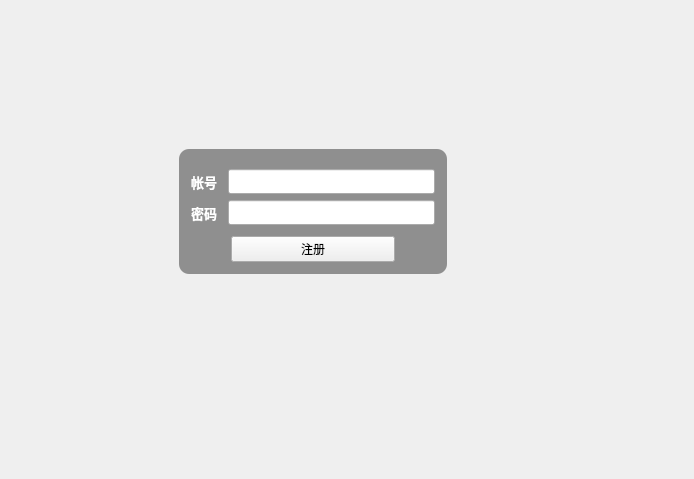
<?xml version="1.0" encoding="UTF-8"?>
<ui version="4.0">
 <class>Register</class>
 <widget class="QDialog" name="Register">
  <property name="geometry">
   <rect>
    <x>0</x>
    <y>0</y>
    <width>694</width>
    <height>479</height>
   </rect>
  </property>
  <property name="windowTitle">
   <string>Dialog</string>
  </property>
  <widget class="QLabel" name="temp">
   <property name="geometry">
    <rect>
     <x>460</x>
     <y>180</y>
     <width>221</width>
     <height>41</height>
    </rect>
   </property>
   <property name="text">
    <string/>
   </property>
  </widget>
  <widget class="QWidget" name="layoutWidget">
   <property name="geometry">
    <rect>
     <x>179</x>
     <y>49</y>
     <width>268</width>
     <height>300</height>
    </rect>
   </property>
   <layout class="QVBoxLayout" name="verticalLayout">
    <property name="sizeConstraint">
     <enum>QLayout::SetDefaultConstraint</enum>
    </property>
    <item>
     <spacer name="verticalSpacer">
      <property name="orientation">
       <enum>Qt::Vertical</enum>
      </property>
      <property name="sizeType">
       <enum>QSizePolicy::Fixed</enum>
      </property>
      <property name="sizeHint" stdset="0">
       <size>
        <width>20</width>
        <height>100</height>
       </size>
      </property>
     </spacer>
    </item>
    <item>
     <widget class="QFrame" name="verticalFrame">
      <property name="layoutDirection">
       <enum>Qt::LeftToRight</enum>
      </property>
      <property name="styleSheet">
       <string notr="true">#verticalFrame
{
	background-color: rgba(0,0,0, 40%);
	border-radius:10px;
}
</string>
      </property>
      <property name="frameShadow">
       <enum>QFrame::Plain</enum>
      </property>
      <layout class="QVBoxLayout" name="verticalLayout_2">
       <property name="leftMargin">
        <number>12</number>
       </property>
       <property name="topMargin">
        <number>20</number>
       </property>
       <property name="rightMargin">
        <number>12</number>
       </property>
       <property name="bottomMargin">
        <number>12</number>
       </property>
       <item>
        <layout class="QHBoxLayout" name="horizontalLayout">
         <item>
          <widget class="QLabel" name="label">
           <property name="font">
            <font>
             <family>微软雅黑</family>
             <pointsize>10</pointsize>
             <weight>75</weight>
             <bold>true</bold>
            </font>
           </property>
           <property name="styleSheet">
            <string notr="true">color: rgb(255, 255, 255);</string>
           </property>
           <property name="text">
            <string>帐号</string>
           </property>
          </widget>
         </item>
         <item>
          <spacer name="horizontalSpacer">
           <property name="orientation">
            <enum>Qt::Horizontal</enum>
           </property>
           <property name="sizeType">
            <enum>QSizePolicy::Fixed</enum>
           </property>
           <property name="sizeHint" stdset="0">
            <size>
             <width>5</width>
             <height>0</height>
            </size>
           </property>
          </spacer>
         </item>
         <item>
          <widget class="QLineEdit" name="Register_Un">
           <property name="font">
            <font>
             <family>微软雅黑</family>
            </font>
           </property>
           <property name="acceptDrops">
            <bool>true</bool>
           </property>
           <property name="autoFillBackground">
            <bool>false</bool>
           </property>
          </widget>
         </item>
        </layout>
       </item>
       <item>
        <layout class="QHBoxLayout" name="horizontalLayout_2">
         <item>
          <widget class="QLabel" name="label_2">
           <property name="font">
            <font>
             <family>微软雅黑</family>
             <pointsize>10</pointsize>
             <weight>75</weight>
             <bold>true</bold>
            </font>
           </property>
           <property name="styleSheet">
            <string notr="true">color: rgb(255, 255, 255);</string>
           </property>
           <property name="text">
            <string>密码</string>
           </property>
          </widget>
         </item>
         <item>
          <spacer name="horizontalSpacer_2">
           <property name="orientation">
            <enum>Qt::Horizontal</enum>
           </property>
           <property name="sizeType">
            <enum>QSizePolicy::Fixed</enum>
           </property>
           <property name="sizeHint" stdset="0">
            <size>
             <width>5</width>
             <height>0</height>
            </size>
           </property>
          </spacer>
         </item>
         <item>
          <widget class="QLineEdit" name="Register_Pw">
           <property name="font">
            <font>
             <family>微软雅黑</family>
            </font>
           </property>
           <property name="autoFillBackground">
            <bool>false</bool>
           </property>
           <property name="styleSheet">
            <string notr="true"/>
           </property>
           <property name="text">
            <string/>
           </property>
           <property name="echoMode">
            <enum>QLineEdit::Password</enum>
           </property>
           <property name="readOnly">
            <bool>false</bool>
           </property>
          </widget>
         </item>
        </layout>
       </item>
       <item>
        <spacer name="verticalSpacer_3">
         <property name="orientation">
          <enum>Qt::Vertical</enum>
         </property>
         <property name="sizeType">
          <enum>QSizePolicy::Fixed</enum>
         </property>
         <property name="sizeHint" stdset="0">
          <size>
           <width>20</width>
           <height>5</height>
          </size>
         </property>
        </spacer>
       </item>
       <item>
        <layout class="QHBoxLayout" name="horizontalLayout_5">
         <item>
          <spacer name="horizontalSpacer_5">
           <property name="orientation">
            <enum>Qt::Horizontal</enum>
           </property>
           <property name="sizeType">
            <enum>QSizePolicy::Preferred</enum>
           </property>
           <property name="sizeHint" stdset="0">
            <size>
             <width>40</width>
             <height>20</height>
            </size>
           </property>
          </spacer>
         </item>
         <item>
          <widget class="QPushButton" name="signup">
           <property name="focusPolicy">
            <enum>Qt::NoFocus</enum>
           </property>
           <property name="styleSheet">
            <string notr="true"/>
           </property>
           <property name="text">
            <string>注册</string>
           </property>
           <property name="flat">
            <bool>false</bool>
           </property>
          </widget>
         </item>
         <item>
          <spacer name="horizontalSpacer_6">
           <property name="orientation">
            <enum>Qt::Horizontal</enum>
           </property>
           <property name="sizeType">
            <enum>QSizePolicy::Preferred</enum>
           </property>
           <property name="sizeHint" stdset="0">
            <size>
             <width>40</width>
             <height>20</height>
            </size>
           </property>
          </spacer>
         </item>
        </layout>
       </item>
      </layout>
     </widget>
    </item>
    <item>
     <spacer name="verticalSpacer_2">
      <property name="orientation">
       <enum>Qt::Vertical</enum>
      </property>
      <property name="sizeType">
       <enum>QSizePolicy::MinimumExpanding</enum>
      </property>
      <property name="sizeHint" stdset="0">
       <size>
        <width>20</width>
        <height>40</height>
       </size>
      </property>
     </spacer>
    </item>
   </layout>
  </widget>
 </widget>
 <resources/>
 <connections/>
</ui>
